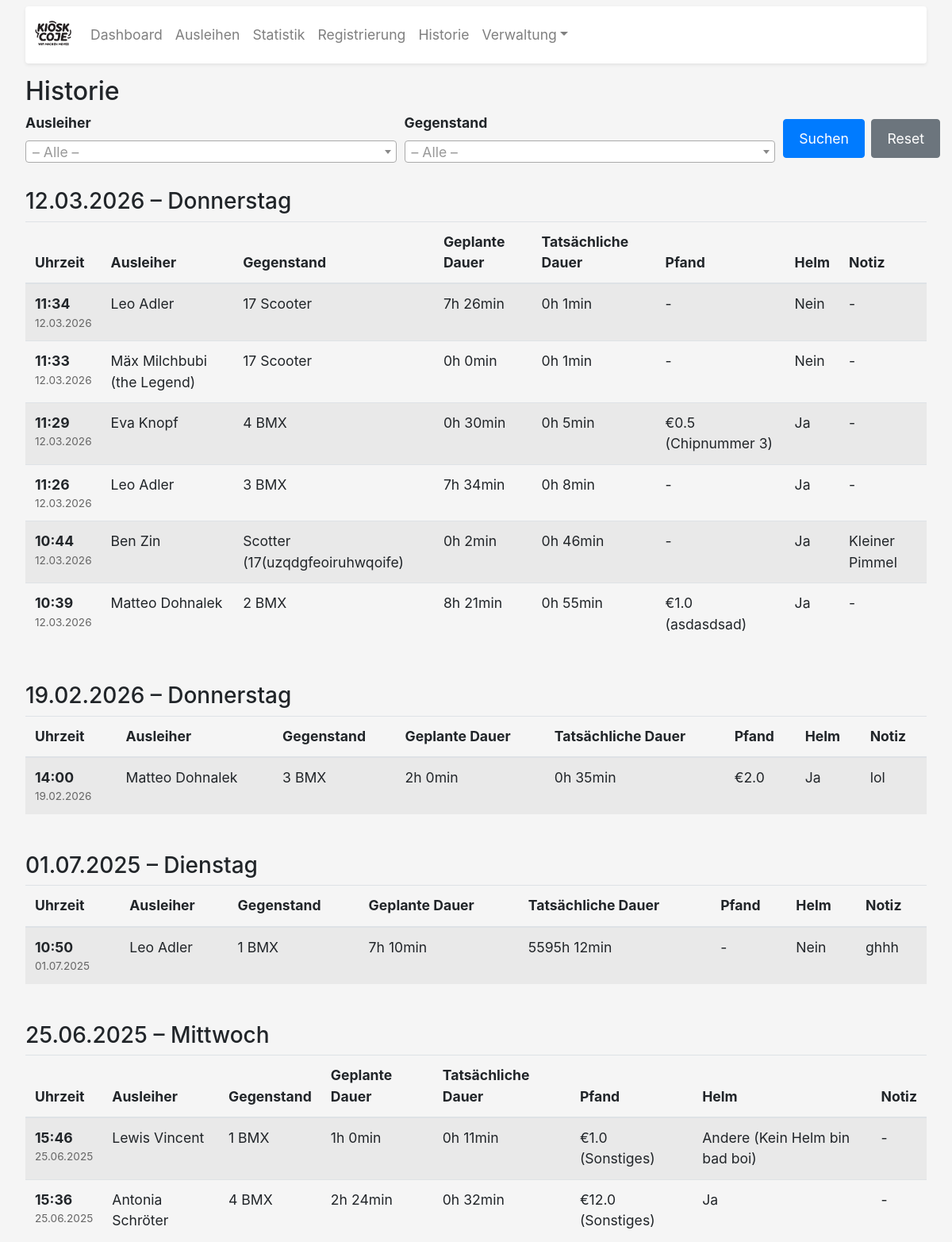
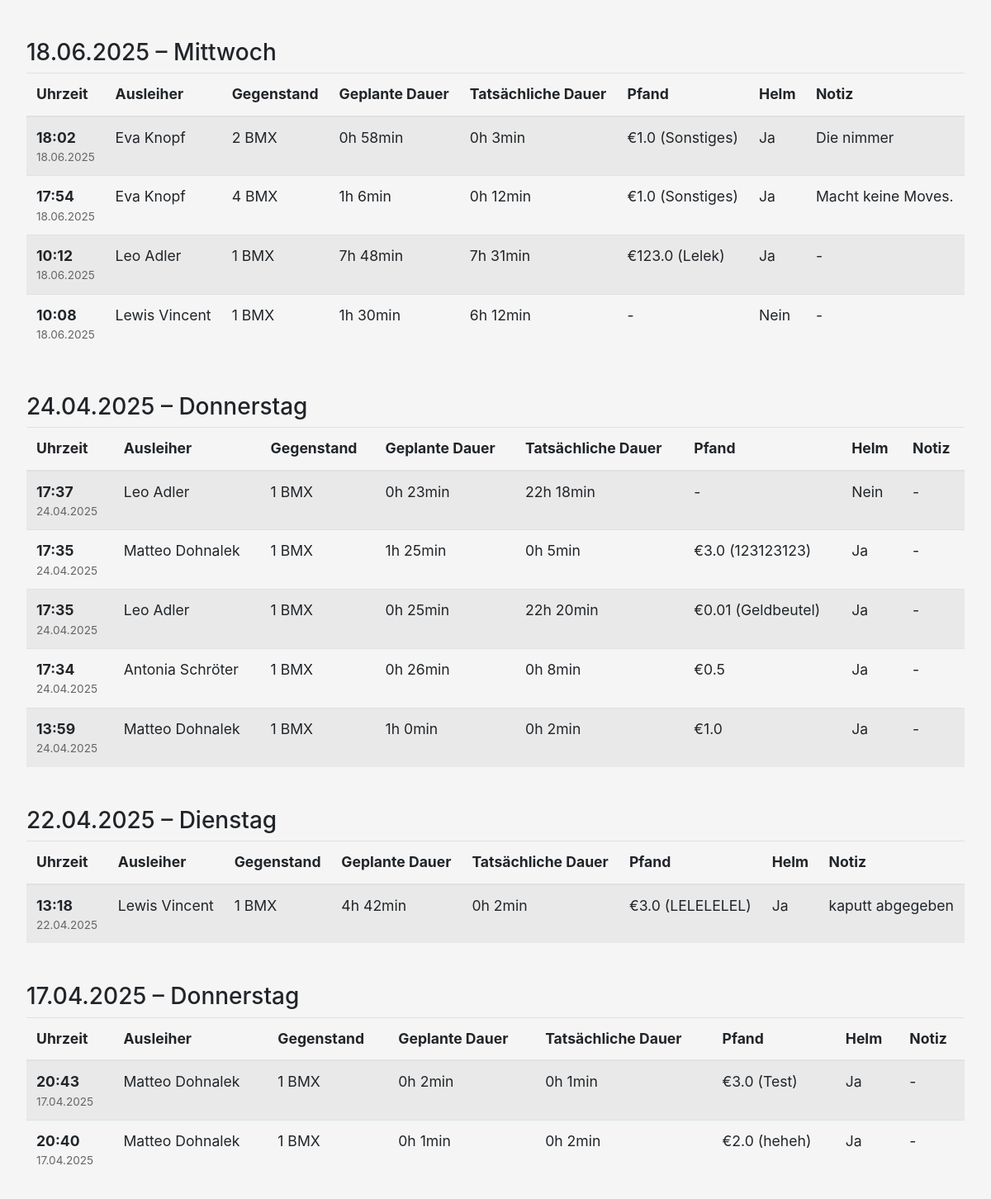
The page /historie on the database its author committed (2 pictures, top to bottom).
### app.py (models this page shows, shortened)
class Verleihung(db.Model):
    id = db.Column(db.Integer, primary_key=True)
    ausleiher_id = db.Column(db.Integer, db.ForeignKey('ausleiher.id'), nullable=False)
    objekt_id = db.Column(db.Integer, db.ForeignKey('objekt.id'), nullable=False)
    start_time = db.Column(db.DateTime(timezone=True), nullable=False)
    planned_duration = db.Column(db.Float, nullable=False)
    actual_duration = db.Column(db.Float)
    end_time = db.Column(db.DateTime(timezone=True), nullable=False)
    status = db.Column(db.String(20), default="Ausgeliehen")
    return_time = db.Column(db.DateTime(timezone=True))
    pfand_text = db.Column(db.Text)
    pfand_euro = db.Column(db.Float)
    helm_status = db.Column(db.String(20))
    helm_other = db.Column(db.String(200))
    return_note = db.Column(db.Text)
    ausleiher = db.relationship('Ausleiher', backref=db.backref('verleihungen', lazy=True))
    objekt = db.relationship('Objekt', backref=db.backref('verleihungen', lazy=True))

class Ausleiher(db.Model):
    id = db.Column(db.Integer, primary_key=True)
    first_name = db.Column(db.String(50), nullable=False)
    last_name = db.Column(db.String(50), nullable=False)
    contact = db.Column(db.String(200))
    bemerkung = db.Column(db.Text, default='')
    date_of_birth = db.Column(db.Date, nullable=False)
    agb_accepted = db.Column(db.Boolean, nullable=False)
    liability_accepted = db.Column(db.Boolean, nullable=False)
    signature_data = db.Column(db.Text)
    vertragsdatum = db.Column(db.DateTime(timezone=True), default=lambda: datetime.now(BERLIN))
    @property
    def name(self):
        return f"{self.first_name} {self.last_name}"

class Objekt(db.Model):
    id = db.Column(db.Integer, primary_key=True)
    name = db.Column(db.String(100), unique=True, nullable=False)
    beschreibung = db.Column(db.String(200))
    category = db.Column(db.String(50), nullable=False, default='Sonstiges')

### app.py (the view, shortened to what this page needs)
@app.route('/historie')
def historie():
    search_user = request.args.get('search_user', '').strip()
    search_objekt = request.args.get('search_objekt', '').strip()
    query = Verleihung.query.join(Ausleiher).join(Objekt)
    if search_objekt:
        query = query.filter(Objekt.name == search_objekt)
    history = query.order_by(Verleihung.start_time.desc()).all()
    grouped = {}
    for day_key, items in groupby(history, key=lambda r: r.start_time.date()):
        grouped[day_key] = list(items)
    alle_objekte = Objekt.query.order_by(Objekt.name).all()
    alle_ausleiher = Ausleiher.query.order_by(Ausleiher.last_name).all()
    return render_template('historie.html',
                           grouped_history=grouped,
                           alle_objekte=alle_objekte,
                           alle_ausleiher=alle_ausleiher,
                           search_user=search_user,
                           search_objekt=search_objekt)

### app.py (called while the page is built)
@app.template_filter('format_duration')
def format_duration_filter(value):
    try:
        decimal_hours = float(value)
    except (TypeError, ValueError):
        return value
    total_minutes = int(round(decimal_hours * 60))
    hours = total_minutes // 60
    minutes = total_minutes % 60
    return f"{hours}h {minutes}min"

@app.context_processor
def inject_now():
    return {'now': lambda: datetime.now(BERLIN)}

### templates/historie.html (shortened to what this page needs)
{% extends "base.html" %}
{% block content %}
<div class="mt-3">
  <h2>Historie</h2>
  <form method="GET" action="{{ url_for('historie') }}" class="mb-4">
    <div class="form-row align-items-end">
      <div class="form-group col-md-5 mb-2">
        <label for="search_user">Ausleiher</label>
      </div>
      <div class="form-group col-md-5 mb-2">
        <label for="search_objekt">Gegenstand</label>
      </div>
      <div class="form-group col-md-2 mb-2 d-flex gap-2">
        <button type="submit" class="btn btn-primary mr-2">Suchen</button>
        <a href="{{ url_for('historie') }}" class="btn btn-secondary">Reset</a>
      </div>
    </div>
  </form>
  {% set total = grouped_history.values() | map('length') | sum %}
  {% set weekday_names = {
    '0':'Sonntag','1':'Montag','2':'Dienstag','3':'Mittwoch',
    '4':'Donnerstag','5':'Freitag','6':'Samstag'
  } %}
  {% if grouped_history %}
    {% for day, items in grouped_history.items() %}
      <h3 class="mt-4">
        {{ day.strftime("%d.%m.%Y") }} – {{ weekday_names[day.strftime('%w')] }}
      </h3>
      <div class="table-responsive">
        <table class="table table-striped mb-4">
          <thead>
            <tr>
              <th>Uhrzeit</th>
              <th>Ausleiher</th>
              <th>Gegenstand</th>
              <th>Geplante Dauer</th>
              <th>Tatsächliche Dauer</th>
              <th>Pfand</th>
              <th>Helm</th>
              <th>Notiz</th>
            </tr>
          </thead>
          <tbody>
            {% for r in items %}
            <tr>
              <td>
                <span class="time-display">{{ r.start_time.strftime("%H:%M") }}</span>
                <div class="date-display">{{ r.start_time.strftime("%d.%m.%Y") }}</div>
              </td>
              <td>{{ r.ausleiher.name }}</td>
              <td>{{ r.objekt.name }}</td>
              <td>{{ r.planned_duration | format_duration }}</td>
              <td>
                {% if r.actual_duration is not none %}
                  {{ r.actual_duration | format_duration }}
                {% else %}-{% endif %}
              </td>
              <td>
                {% if r.pfand_euro %}
                  €{{ r.pfand_euro }}{% if r.pfand_text %} ({{ r.pfand_text }}){% endif %}
                {% else %}-{% endif %}
              </td>
              <td>
                {% if r.helm_status %}
                  {{ r.helm_status }}
                  {% if r.helm_status == "Andere" and r.helm_other %} ({{ r.helm_other }}){% endif %}
                {% else %}-{% endif %}
              </td>
              <td>{{ r.return_note or '-' }}</td>
            </tr>
            {% endfor %}
          </tbody>
        </table>
      </div>
    {% endfor %}
  {% else %}
    <p class="text-muted">Keine Einträge gefunden.</p>
  {% endif %}
</div>
{% endblock %}

### templates/base.html (style rules this page uses)
body { font-size: 1.1rem; background-color: #f5f5f5; }
.btn { font-size: 1.1rem; padding: 0.65rem 1.2rem; margin: 0.35rem 0; }
label { font-weight: bold; }
.date-display { font-size: 0.85rem; color: #666; }
.time-display { font-weight: bold; }

### rows shown on the page
Verleihung: start_time "11:34", start_time "12.03.2026", ausleiher.name "Leo Adler", objekt.name "17 Scooter", planned_duration "7h 26min", actual_duration "0h 1min", helm_status "Nein", return_note "-"
Verleihung: start_time "11:33", start_time "12.03.2026", ausleiher.name "Mäx Milchbubi (the Legend)", objekt.name "17 Scooter", planned_duration "0h 0min", actual_duration "0h 1min", helm_status "Nein", return_note "-"
Verleihung: start_time "11:29", start_time "12.03.2026", ausleiher.name "Eva Knopf", objekt.name "4 BMX", planned_duration "0h 30min", actual_duration "0h 5min", pfand_euro "0.5", pfand_text "Chipnummer 3", helm_status "Ja", return_note "-"
Verleihung: start_time "11:26", start_time "12.03.2026", ausleiher.name "Leo Adler", objekt.name "3 BMX", planned_duration "7h 34min", actual_duration "0h 8min", helm_status "Ja", return_note "-"
Verleihung: start_time "10:44", start_time "12.03.2026", ausleiher.name "Ben Zin", objekt.name "Scotter (17(uzqdgfeoiruhwqoife)", planned_duration "0h 2min", actual_duration "0h 46min", helm_status "Ja", return_note "Kleiner Pimmel"
Verleihung: start_time "10:39", start_time "12.03.2026", ausleiher.name "Matteo Dohnalek", objekt.name "2 BMX", planned_duration "8h 21min", actual_duration "0h 55min", pfand_euro "1.0", pfand_text "asdasdsad", helm_status "Ja", return_note "-"
Verleihung: start_time "14:00", start_time "19.02.2026", ausleiher.name "Matteo Dohnalek", objekt.name "3 BMX", planned_duration "2h 0min", actual_duration "0h 35min", pfand_euro "2.0", helm_status "Ja", return_note "lol"
Verleihung: start_time "10:50", start_time "01.07.2025", ausleiher.name "Leo Adler", objekt.name "1 BMX", planned_duration "7h 10min", actual_duration "5595h 12min", helm_status "Nein", return_note "ghhh"
Verleihung: start_time "15:46", start_time "25.06.2025", ausleiher.name "Lewis Vincent", objekt.name "1 BMX", planned_duration "1h 0min", actual_duration "0h 11min", pfand_euro "1.0", pfand_text "Sonstiges", helm_status "Andere", helm_other "Kein Helm bin bad boi", return_note "-"
Verleihung: start_time "15:36", start_time "25.06.2025", ausleiher.name "Antonia Schröter", objekt.name "4 BMX", planned_duration "2h 24min", actual_duration "0h 32min", pfand_euro "12.0", pfand_text "Sonstiges", helm_status "Ja", return_note "-"
Verleihung: start_time "18:02", start_time "18.06.2025", ausleiher.name "Eva Knopf", objekt.name "2 BMX", planned_duration "0h 58min", actual_duration "0h 3min", pfand_euro "1.0", pfand_text "Sonstiges", helm_status "Ja", return_note "Die nimmer"
Verleihung: start_time "17:54", start_time "18.06.2025", ausleiher.name "Eva Knopf", objekt.name "4 BMX", planned_duration "1h 6min", actual_duration "0h 12min", pfand_euro "1.0", pfand_text "Sonstiges", helm_status "Ja", return_note "Macht keine Moves."
Verleihung: start_time "10:12", start_time "18.06.2025", ausleiher.name "Leo Adler", objekt.name "1 BMX", planned_duration "7h 48min", actual_duration "7h 31min", pfand_euro "123.0", pfand_text "Lelek", helm_status "Ja", return_note "-"
Verleihung: start_time "10:08", start_time "18.06.2025", ausleiher.name "Lewis Vincent", objekt.name "1 BMX", planned_duration "1h 30min", actual_duration "6h 12min", helm_status "Nein", return_note "-"
Verleihung: start_time "17:37", start_time "24.04.2025", ausleiher.name "Leo Adler", objekt.name "1 BMX", planned_duration "0h 23min", actual_duration "22h 18min", helm_status "Nein", return_note "-"
Verleihung: start_time "17:35", start_time "24.04.2025", ausleiher.name "Matteo Dohnalek", objekt.name "1 BMX", planned_duration "1h 25min", actual_duration "0h 5min", pfand_euro "3.0", pfand_text "123123123", helm_status "Ja", return_note "-"
Verleihung: start_time "17:35", start_time "24.04.2025", ausleiher.name "Leo Adler", objekt.name "1 BMX", planned_duration "0h 25min", actual_duration "22h 20min", pfand_euro "0.01", pfand_text "Geldbeutel", helm_status "Ja", return_note "-"
Verleihung: start_time "17:34", start_time "24.04.2025", ausleiher.name "Antonia Schröter", objekt.name "1 BMX", planned_duration "0h 26min", actual_duration "0h 8min", pfand_euro "0.5", helm_status "Ja", return_note "-"
Verleihung: start_time "13:59", start_time "24.04.2025", ausleiher.name "Matteo Dohnalek", objekt.name "1 BMX", planned_duration "1h 0min", actual_duration "0h 2min", pfand_euro "1.0", helm_status "Ja", return_note "-"
Verleihung: start_time "13:18", start_time "22.04.2025", ausleiher.name "Lewis Vincent", objekt.name "1 BMX", planned_duration "4h 42min", actual_duration "0h 2min", pfand_euro "3.0", pfand_text "LELELELEL", helm_status "Ja", return_note "kaputt abgegeben"
Verleihung: start_time "20:43", start_time "17.04.2025", ausleiher.name "Matteo Dohnalek", objekt.name "1 BMX", planned_duration "0h 2min", actual_duration "0h 1min", pfand_euro "3.0", pfand_text "Test", helm_status "Ja", return_note "-"
Verleihung: start_time "20:40", start_time "17.04.2025", ausleiher.name "Matteo Dohnalek", objekt.name "1 BMX", planned_duration "0h 1min", actual_duration "0h 2min", pfand_euro "2.0", pfand_text "heheh", helm_status "Ja", return_note "-"

### other values the page prints
{{ day.strftime("%d.%m.%Y") }} "12.03.2026" "19.02.2026" "01.07.2025" "25.06.2025" "18.06.2025" "24.04.2025" "22.04.2025" "17.04.2025"
{{ weekday_names[day.strftime('%w')] }} "Donnerstag" "Donnerstag" "Dienstag" "Mittwoch" "Mittwoch" "Donnerstag" "Dienstag" "Donnerstag"
